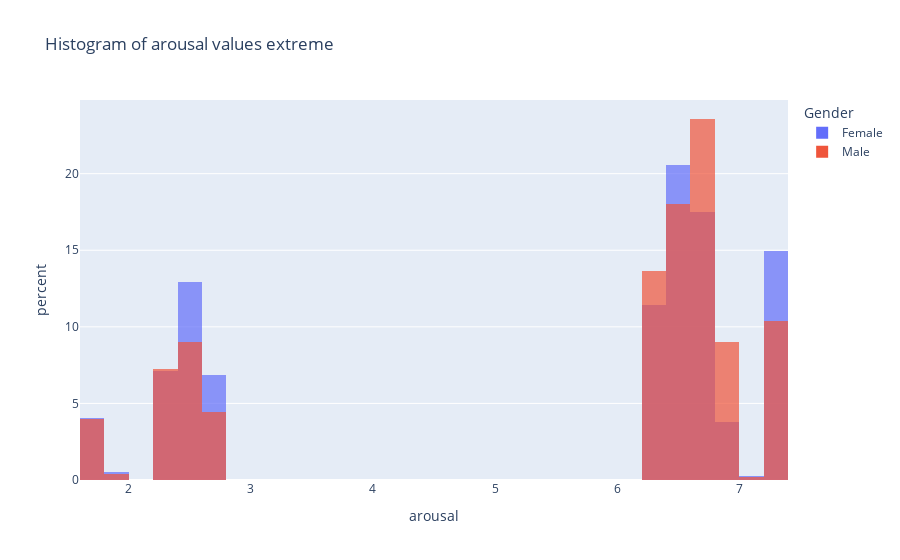

Write notebook code for a chart like this one.
### Code cell
df_exploded = subset.explode('parsed')
merged_df = pd.merge(df_exploded[['parsed', 'Gender']], df_adjectives[['word', 'arousal']], left_on='parsed', right_on='word')

fig = px.histogram(
    merged_df,
    x='arousal',
    color='Gender',
    barmode='overlay',    # use 'overlay' to display them on top of each other; use 'group' for side-by-side bars
    nbins=40,             # adjust the number of bins as needed
    opacity=0.7,          # set opacity to help with overlapping areas
    histnorm='percent',
    title="Histogram of arousal values extreme"
)
fig.show()

### Figure 1 — Plotly figure (JSON) as saved in the notebook; plotly's stock layout.template omitted (floating-point values rounded to 4 significant figures; data arrays with more than 128 entries replaced by an {"elided": "..."} marker saying what was removed)
{"data": [{"alignmentgroup": "True", "bingroup": "x", "histnorm": "percent", "hovertemplate": "Gender=Female<br>arousal=%{x}<br>percent=%{y}<extra></extra>", "legendgroup": "Female", "marker": {"color": "#636efa", "opacity": 0.7, "pattern": {"shape": ""}}, "name": "Female", "nbinsx": 40, "offsetgroup": "Female", "orientation": "v", "showlegend": true, "type": "histogram", "x": {"elided": "394 float values"}, "xaxis": "x", "yaxis": "y"}, {"alignmentgroup": "True", "bingroup": "x", "histnorm": "percent", "hovertemplate": "Gender=Male<br>arousal=%{x}<br>percent=%{y}<extra></extra>", "legendgroup": "Male", "marker": {"color": "#EF553B", "opacity": 0.7, "pattern": {"shape": ""}}, "name": "Male", "nbinsx": 40, "offsetgroup": "Male", "orientation": "v", "showlegend": true, "type": "histogram", "x": {"elided": "1031 float values"}, "xaxis": "x", "yaxis": "y"}], "layout": {"barmode": "overlay", "legend": {"title": {"text": "Gender"}, "tracegroupgap": 0}, "title": {"text": "Histogram of arousal values extreme"}, "xaxis": {"anchor": "y", "domain": [0, 1], "title": {"text": "arousal"}}, "yaxis": {"anchor": "x", "domain": [0, 1], "title": {"text": "percent"}}}}
